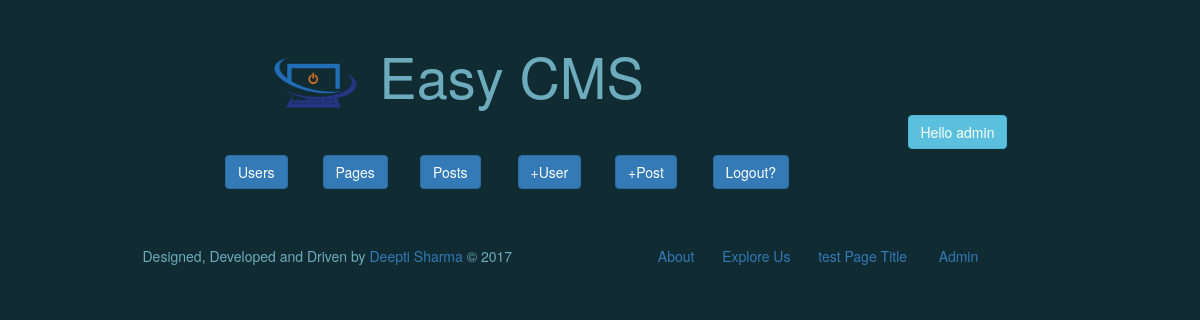
The page /oldfooter.php (signed in) on the database its author committed.
### tables this page shows
CREATE TABLE `easy_pages` (
  `page_id` int(11) NOT NULL AUTO_INCREMENT,
  `page_title` varchar(150) NOT NULL,
  `page_text` text NOT NULL,
  `page_description` text,
  `created_date` datetime NOT NULL,
  `page_active` int(1) NOT NULL DEFAULT '1',
  `edit_date` datetime NOT NULL,
  PRIMARY KEY (`page_id`)
);

### config/db.php (called while the page is built, shortened)
<?php
include_once 'header.php';
function getPages() {
    $getPages = mysql_query("SELECT page_id,page_title,page_text,page_description FROM `easy_pages` WHERE 1 and  page_active=1");
    $resultset = array();
    while ($row = mysql_fetch_array($getPages)) {
        $resultset[] = $row;
    }
    return $resultset;
}

### web/oldfooter.php (the view)
<?php
include_once '../config/db.php';
$pages = getPages();
?>
<div class="container footer">
<div class="row">
    <div class="col-lg-offset-1 col-md-offset-1 col-sm-offset-1 col-xs-offset-1 col-lg-5 col-md-5 col-sm-5 col-xs-5">
        Designed, Developed and Driven by <a href='https://deepti96.wordpress.com'> Deepti Sharma </a> &copy; 2017
    </div>
    <div class="col-lg-6 col-md-6 col-sm-6 col-xs-6 footerLinks">
<?php
foreach($pages as $value) {
    echo '<a href="../web/page.php?id='.$value[page_id].'">'.$value[page_title].'</a>';
}
?>
        <a href='../admin/'>Admin</a>
    </div>
    <br><br>
</div>
    </div>

### css/style.css (style rules this page uses)
body { background-color: rgb(17,43,51); color: rgb(109,172,188); }
.footer { margin-top:5%; }
.footerLinks a { margin-left:5%; }

### rows shown on the page
easy_pages: page_title "About"
easy_pages: page_title "Explore Us"
easy_pages: page_title "test Page Title"

### other values the page prints
$_SESSION[userName] "admin"
